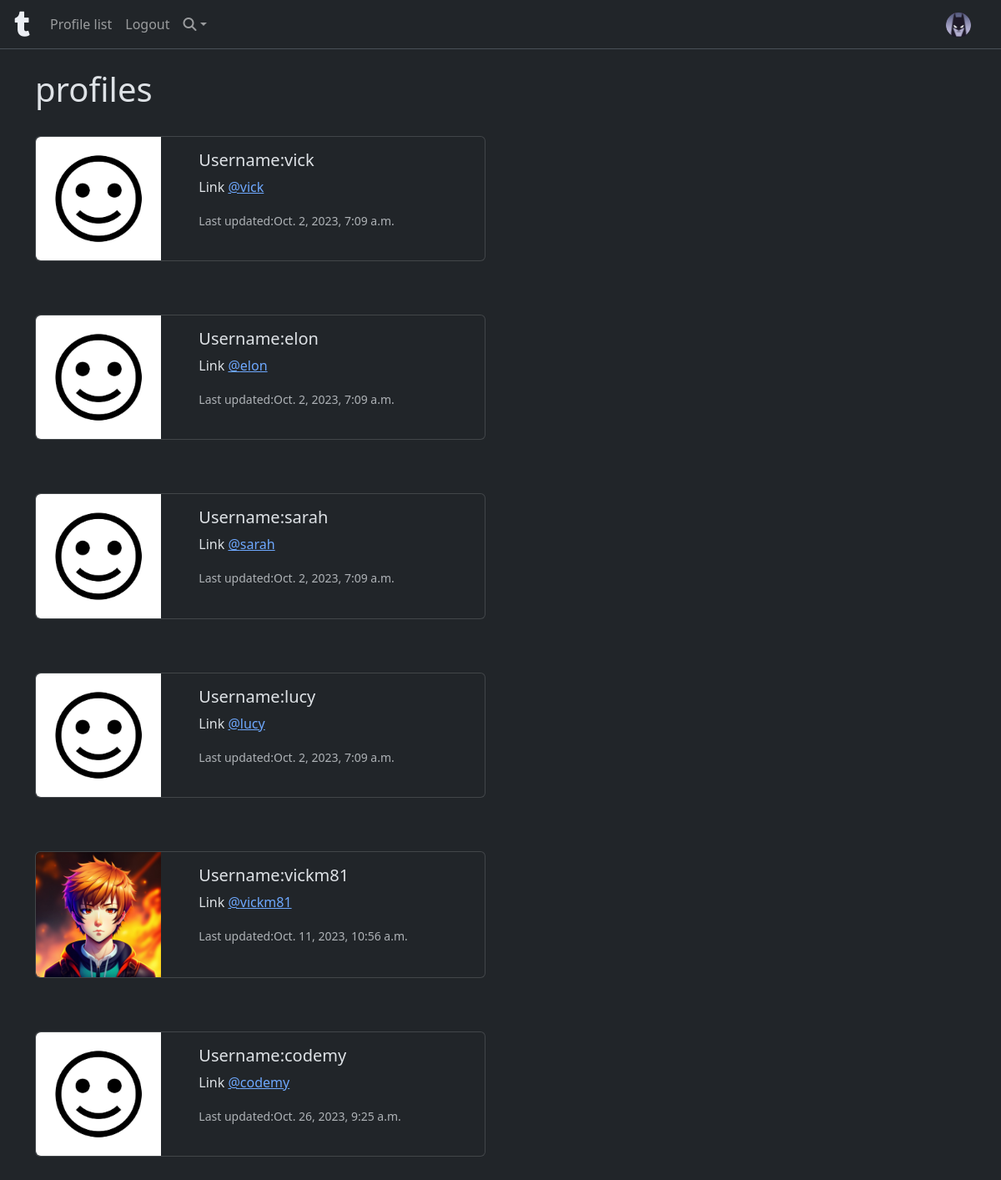
Screenshot of /profile_list/ (signed in) with the database file from the repository.
### tweeetr/models.py (models this page shows, shortened)
class Profile(models.Model):
    user = models.OneToOneField(User, on_delete=models.CASCADE)
    follows = models.ManyToManyField("self", related_name="followed_by", symmetrical=False, blank=True)
    date_modified = models.DateTimeField(User, auto_now=True)
    profile_bio = models.CharField(null=True, blank=True, max_length=500)
    website_link = models.CharField(null=True, blank=True, max_length=500)
    instagram_link = models.CharField(null=True, blank=True, max_length=100)
    linkedin_link = models.CharField(null=True, blank=True, max_length=100)
    profile_image = models.ImageField(null=True, blank=True, upload_to="images/")

### tweeetr/views.py (the view)
# urls.py: path('profile_list/', views.profile_list, name='profile_list'),
def profile_list(request):
    if request.user.is_authenticated:
        profiles = Profile.objects.exclude(user=request.user)
        return render(request, 'profile_list.html', {"profiles":profiles})
    else:
        messages.success(request, "login to view this page")
        return redirect('home')

### tweeetr/templates/profile_list.html
{%extends 'base.html'%}
{%load static%}
{%block content%}
    <h1>profiles</h1>
    <br>
    {%if profiles%}
        {%for profile in profiles%}
        <div class="card mb-3" style="max-width: 540px;">
  <div class="row g-0">
    <div class="col-md-4">
      {%if profile.profile_image%}
            <img src="{{profile.profile_image.url}}" class="img-fluid rounded-start" width="150" height="150">
      {%else%}
        <img src="{%static 'images/icon.jpg'%}" class="img-fluid rounded-start" alt="profile image" width="150" height="150">
        {%endif%}
    </div>
    <div class="col-md-8">
      <div class="card-body">
        <h5 class="card-title">Username:{{profile.user.username}}</h5>
        <p class="card-text">Link <a href="{%url 'profile' profile.user.id%}">@{{profile.user.username|lower}}</a></p>
        <p class="card-text"><small class="text-body-secondary">Last updated:{{profile.date_modified}}</small></p>
      </div>
    </div>
  </div>
</div>
        <br><br>
        {%endfor%}
    {%endif%}
{%endblock%}

### tweeetr/templates/navbar.html (shortened to what this page needs)
{%load static%}
<nav class="navbar navbar-expand-lg sticky-top navbar-dark bg-dark border-bottom border-body">
  <div class="container-fluid">
    <a class="navbar-brand" href="{%url 'home'%}">&nbsp;<i class="fa-brands fa-tumblr fa-xl" style="color: #eceff4;"></i>
</a>
    <div class="collapse navbar-collapse" id="navbarSupportedContent">
        <ul class="navbar-nav me-auto mb-2 mb-lg-0">
        <li class="nav-item">
          <a class="nav-link" href="{%url 'profile_list'%}">Profile list</a>
        </li>
        {%if user.is_authenticated%}
        <li class="nav-item">
          <a class="nav-link" href="{%url 'logout'%}">Logout</a>
         </li>
        {%endif%}
        <li class="nav-item dropdown">
          <a class="nav-link dropdown-toggle" href="#" role="button" data-bs-toggle="dropdown" aria-expanded="false">
            <i class="fa fa-search"></i></a>
        </li>
      </ul>
      {%if user.is_authenticated%}
        <ul class="navbar-nav ml-auto">
          <li class="nav-link navbar-brand">
              <a href="{%url 'profile' request.user.id%}">
              {%if user.profile.profile_image%}
                <img src="{{user.profile.profile_image.url}}" class="rounded-circle" width="30" height="30">
              {%else%}
                <img src="{%static 'images/icon.jpg'%}" class="rounded-circle" width="30" height="30" alt="profile image">
              {%endif%}
            </a>
          </li>
        </ul>
      {%endif%}
    </div>
  </div>
</nav>

### rows the page displays
Profile: user.username "vick", date_modified "Oct. 2, 2023, 7:09 a.m."
Profile: user.username "elon", date_modified "Oct. 2, 2023, 7:09 a.m."
Profile: user.username "sarah", date_modified "Oct. 2, 2023, 7:09 a.m."
Profile: user.username "lucy", date_modified "Oct. 2, 2023, 7:09 a.m."
Profile: profile_image (picture), user.username "vickm81", date_modified "Oct. 11, 2023, 10:56 a.m."
Profile: user.username "codemy", date_modified "Oct. 26, 2023, 9:25 a.m."
